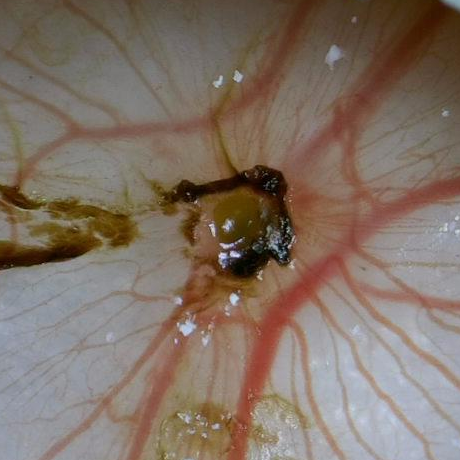
#> input picture CAM N-N/Hydrogel/p/4.tif, 460 x 460 px, found by its file name
$ python Binary2Skeleton.py
#> lines starting #> are read from the running program, lines starting #| are printed output that depends on the picture; after the words box and inside, x2 and y2 are one past the last pixel; in counts of white or black regions, pixels touching at a corner belong together
# -*- coding: utf-8 -*-
"""
Created on Mon Mar 14 17:50:38 2022

@author: Shell Lin
"""

import cv2
import numpy as np
import os

########################## KEY PARAMETERS ################################

# Path
colourfile = r"D:\Jiejie stuff\CAM N-N\Hydrogel\p\4.tif"
filename = "img_mean (block=25, c=0)_colormask.tif"
filedir = r"D:\Jiejie stuff\Shell_Program\Download\4"
filepath = filedir + '\\' + filename
downloadPath = r"D:\Jiejie stuff\Shell_Program\Download\4\Skeleton"


img_colour = cv2.imread(colourfile,0)
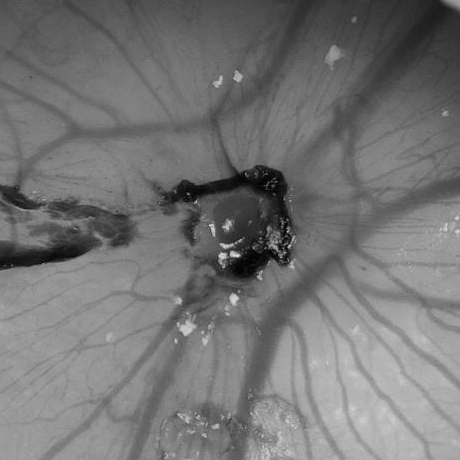
#> img_colour: shape (460, 460); min 0, max 227, mean 116.7
img_original = cv2.imread(filepath,0)
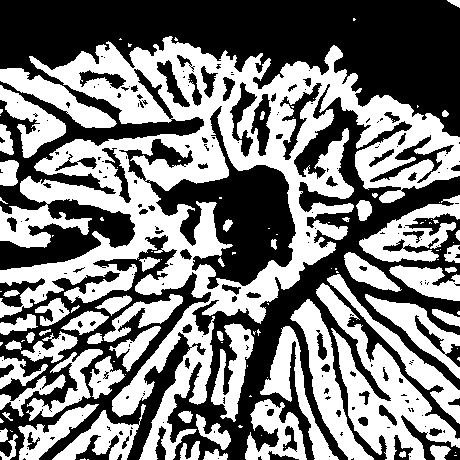
#> input picture Download/4/img_mean (block=25, c=0)_colormask.tif, 460 x 460 px, found by its file name
#> img_original: shape (460, 460); 48.4% white; 121 white regions (63 under 20 px), largest, box (x1, y1, x2, y2) and area: (0, 36, 460, 460) 54776, (316, 283, 460, 460) 7545, (290, 299, 374, 460) 3523
img_reverted =  cv2.bitwise_not(img_original)
img = img_reverted

########################## SKELETON ################################

# Step 1: Create an empty skeleton
size = np.size(img)
#> size = 211600
skel = np.zeros(img.shape, np.uint8)

# Get a Cross Shaped Kernel
element = cv2.getStructuringElement(cv2.MORPH_CROSS, (3,3))

# Repeat steps 2-4
while True:
    #Step 2: Open the image
    open_ = cv2.morphologyEx(img, cv2.MORPH_OPEN, element)
    #Step 3: Substract open from the original image
    temp = cv2.subtract(img, open_)
    #Step 4: Erode the original image and refine the skeleton
    eroded = cv2.erode(img, element)
    skel = cv2.bitwise_or(skel,temp)
    img = eroded.copy()
    # Step 5: If there are no white pixels left ie.. the image has been completely eroded, quit the loop
    if cv2.countNonZero(img)==0:
        break
#> this loop made 71 passes
#> pass 1, `open_ = cv2.morphologyEx(img, cv2.MORPH_OPEN, element)`:
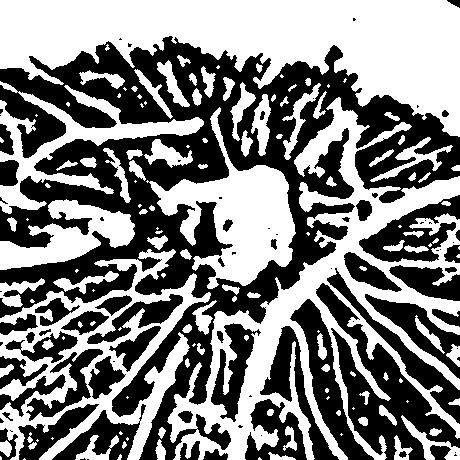
#> open_: shape (460, 460); 50.8% white; 85 black regions (36 under 20 px), largest, box (x1, y1, x2, y2) and area: (0, 36, 460, 460) 60659, (316, 283, 460, 460) 7648, (290, 299, 374, 460) 3552
#> pass 1, `temp = cv2.subtract(img, open_)`:
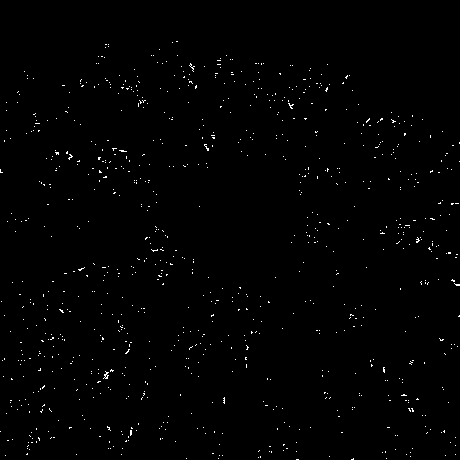
#> temp: shape (460, 460); 0.78% white in thin lines or dots
#> pass 1, `eroded = cv2.erode(img, element)`:
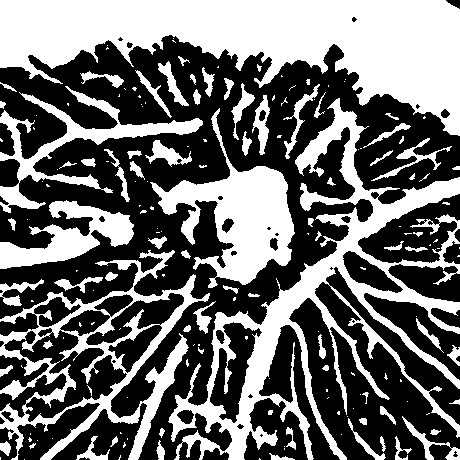
#> eroded: shape (460, 460); 42.9% white; 176 white regions (99 under 20 px), largest, box (x1, y1, x2, y2) and area: (0, 0, 460, 136) 31663, (168, 98, 460, 460) 21572, (0, 250, 210, 460) 10083
#> after the loop: img: shape (460, 460); every value is 0
#> after the loop:
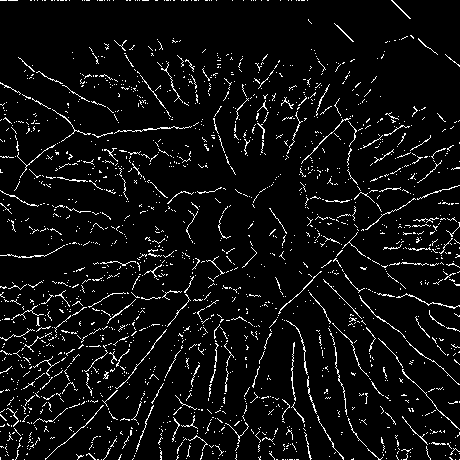
#> skel: shape (460, 460); 5.7% white in thin lines or dots


########################## DISPLAY & DOWNLOAD ################################

# Change the current directory
# to specified directory
os.chdir(downloadPath)

filename = filename[:-4] + '_skeleton.tif'
# =============================================================================
# filename_mean = 'img_mean (block=' + str(block) + ', c='+ str(c)+')_colormask.tif'
# filename_gaus = 'img_gaussian (block=' + str(block) + ', c='+ str(c)+')_colormask.tif'
# =============================================================================

# Saving the image
cv2.imwrite(filename, skel)


# Displaying the final skeleton

cv2.imshow("Original vs Skeleton", np.hstack([img_colour, img_original, skel]) )
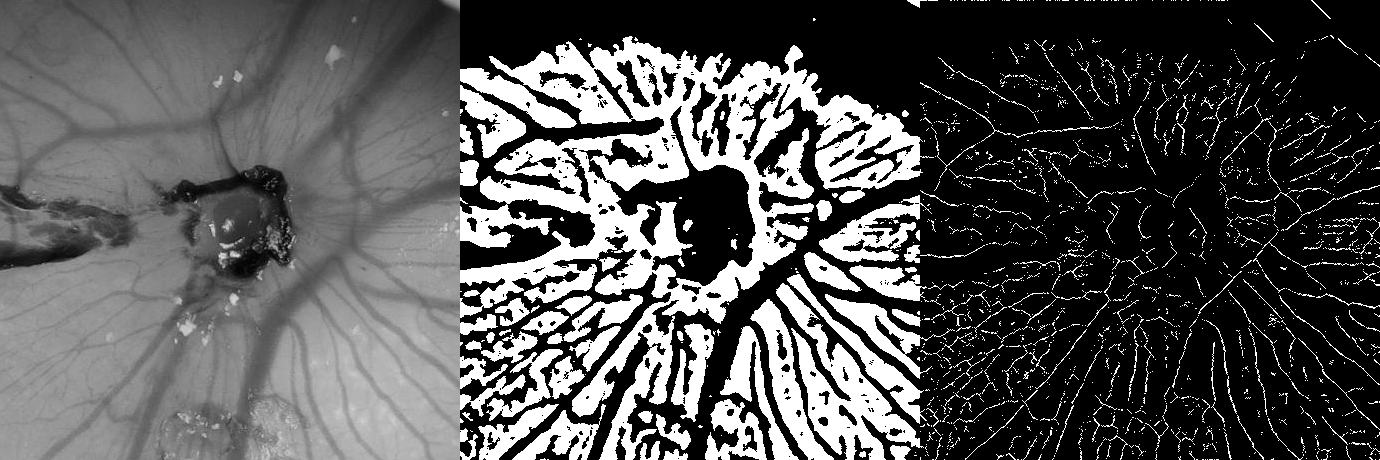
#> window 'Original vs Skeleton': shape (460, 1380); min 0, max 255, mean 84.9
cv2.waitKey(0)
cv2.destroyAllWindows()
